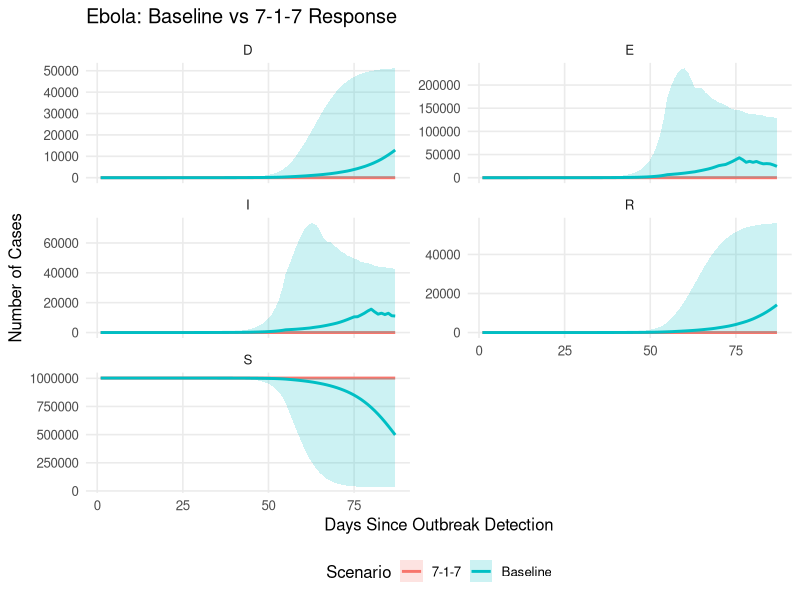

Source code (R): (Note: this script raises an error after producing the figure.)

##EBOLA

library(ggplot2)
library(dplyr)
library(tidyr)
library(purrr)

### MODEL PARAMETERS ###

# Demographic parameters
N <- 1002237  # Total population 
index_case <- 1
initial_exp <- 3  # Initial exposed individuals
intervention_day <- 10
days <- 87      # 
n_sims <- 100     # Number of stochastic simulations

# Ebola-specific parameters 
latent_period <- 10   # Incubation period (days) #WHO Ebola Guideliness 2022
infectious_period <- 12  # Duration of infectiousness (days) #WHO Ebola Guideliness 2022
R0 <- 2.5             # Basic reproduction number (range 1.5-3.0)
hosp_rate <- 0.78     # Hospitalization rate ## 110 hospitalized
CFR_base <- 0.477      # Case fatality rate (29/65)

# Derived transmission parameters
beta_base <- R0 / infectious_period
gamma <- 1 / infectious_period
sigma <- 1 / latent_period

# Economic parameters (WHO Costing Guidelines)
cost_ETU_per_case <- 284.50    # Ebola Treatment Unit cost per case (USD)
cost_trace_per_case <- 42.15   # Contact tracing cost per case (USD)

### EBOLA SIMULATION FUNCTION ###
simulate_ebola <- function(detect, notify, respond, ct_cov, sim_id) {
  
  # Initialize compartments and outputs
  S <- E <- I <- R <- D <- numeric(days)
  Inc <- Hosp <- Deaths <- numeric(days)
  traced_total <- cumulative_deaths <- 0
  
  # Initial conditions
  S[1] <- N - initial_exp - index_case
  E[1] <- initial_exp
  I[1] <- index_case
  R[1] <- 0
  D[1] <- 0
  
  # Main simulation loop
  for (t in 2:days) {
    # Calculate intervention timing
    t_notify <- detect + notify
    t_response <- t_notify + respond
    
    ### DISEASE DYNAMICS ###
    # Force of infection with nonlinear transmission
    lambda <- beta_base * (I[t-1]^1.2) / N
    
    # State transitions with improved probabilities
    new_exp <- rbinom(1, max(0, S[t-1]), 1 - exp(-lambda*1.5))
    new_inf <- rbinom(1, max(0, E[t-1]), 1 - exp(-sigma))
    new_rec <- rbinom(1, max(0, I[t-1]), 1 - exp(-gamma * (1 - CFR_base)))
    new_dea <- rbinom(1, max(0, I[t-1]), 1 - exp(-gamma * CFR_base))
    
    ### CONTACT TRACING ###
    traced_E <- if (t >= t_response) rbinom(1, E[t-1], ct_cov) else 0
    traced_I <- if (t >= t_response) rbinom(1, I[t-1], ct_cov) else 0
    traced_total <- traced_total + traced_E + traced_I
    
    ### COMPARTMENT UPDATES ###
    S[t] <- max(0, S[t-1] - new_exp)
    E[t] <- max(0, E[t-1] + new_exp - new_inf - traced_E)
    I[t] <- max(0, I[t-1] + new_inf - new_rec - new_dea - traced_I)
    R[t] <- R[t-1] + new_rec
    D[t] <- D[t-1] + new_dea
    
    ### OUTPUT METRICS ###
    Inc[t] <- new_inf
    Hosp[t] <- round(new_inf * hosp_rate)
    Deaths[t] <- new_dea
  }
  
  # Return results as tibble
  tibble(time = 1:days, S, E, I, R, D,
         Incidence = Inc, Hospitalized = Hosp, Deaths,
         traced = traced_total,
         sim = sim_id)
}

### RUN SCENARIOS ###

# Baseline scenario (delayed response)
baseline_data <- map_df(1:n_sims, ~ simulate_ebola(
  detect = 46, notify = 1, respond = 9,
  ct_cov = 0.2,  # Minimal contact tracing
  sim_id = .x))

# 7-1-7 intervention scenario (rapid response)
interv_data <- map_df(1:n_sims, ~ simulate_ebola(
  detect = 10, notify = 1, respond = 1,
  ct_cov = 0.8,
  sim_id = .x))

# Label scenarios
baseline_data$Scenario <- "Baseline"
interv_data$Scenario <- "7-1-7"
combined <- bind_rows(baseline_data, interv_data)

### VISUALIZATION ###

# Prepare summary data for plotting
summary_data <- combined %>%
  pivot_longer(S:D, names_to = "Compartment", values_to = "Count") %>%
  group_by(time, Scenario, Compartment) %>%
  summarise(
    median = median(Count),
    lower = quantile(Count, 0.025),
    upper = quantile(Count, 0.975),
    .groups = "drop"
  )

# Create comparison plot
ggplot(summary_data, aes(time, median, color = Scenario, fill = Scenario)) +
  geom_line(linewidth = 1) +
  geom_ribbon(aes(ymin = lower, ymax = upper), alpha = 0.2, color = NA) +
  facet_wrap(~Compartment, scales = "free_y", ncol = 2) +
  labs(title = "Ebola: Baseline vs 7-1-7 Response",
       x = "Days Since Outbreak Detection",
       y = "Number of Cases") +
  theme_minimal(base_size = 12) +
  theme(legend.position = "bottom",
        panel.grid.minor = element_blank())

### RESULTS SUMMARY ###

calc_summary <- function(df) {
  df %>%
    group_by(sim) %>%
    summarise(
      cumulative_cases = sum(Incidence),
      cumulative_deaths = sum(Deaths),
      hosp = sum(Hospitalized),
      traced = first(traced),
      .groups = "drop"
    ) %>%
    summarise(
      cases_median = median(cumulative_cases),
      deaths_median = median(cumulative_deaths),
      hosp_median = median(hosp),
      cost_trace = median(traced * cost_trace_per_case),
      cost_hosp = median(hosp * cost_ETU_per_case)
    ) %>%
    mutate(total_cost = cost_trace + cost_hosp)
}

# Calculate scenario summaries
sum_base <- calc_summary(baseline_data)
sum_int <- calc_summary(interv_data)

# Create formatted results table
results <- tibble(
  Metric = c("Cases (median)", "Deaths (median)", "Hospitalizations", "Total Cost (USD)"),
  Baseline = c(
    format(round(sum_base$cases_median), big.mark = ","),
    format(round(sum_base$deaths_median), big.mark = ","),
    format(round(sum_base$hosp_median), big.mark = ","),
    paste0("$", format(round(sum_base$total_cost), big.mark = ","))
  ),
  `7-1-7` = c(
    format(round(sum_int$cases_median), big.mark = ","),
    format(round(sum_int$deaths_median), big.mark = ","),
    format(round(sum_int$hosp_median), big.mark = ","),
    paste0("$", format(round(sum_int$total_cost), big.mark = ","))
  ),
  Averted = c(
    format(round(sum_base$cases_median - sum_int$cases_median), big.mark = ","),
    format(round(sum_base$deaths_median - sum_int$deaths_median), big.mark = ","),
    format(round(sum_base$hosp_median - sum_int$hosp_median), big.mark = ","),
    paste0("$", format(round(sum_base$total_cost - sum_int$total_cost), big.mark = ","))
  )
)

# Print formatted results
print(results)

### DALYs CALCULATION ###

# Parameters (WHO Global Health Estimates)
life_expectancy <- 63   # National life expectancy
avg_age_death <- 35     # Mean age of Ebola deaths
disability_weight <- 0.133 # Ebola acute phase disability weight
duration_disability <- 180/365 # DHO's office

YLL_per_death_baseline <- 12213 * (life_expectancy - avg_age_death_baseline)

YLL_per_death_717 <- 1 * (life_expectancy - avg_age_death_717)

YLD_per_case_baseline <- 117824  * disability_weight * duration_disability

YLD_per_case_717 <-   4 * disability_weight * duration_disability

dalys_per_death_baseline <- YLL_per_death_baseline + YLD_per_case_baseline

dalys_per_death_717 <- YLL_per_death_717 + YLD_per_case_717

dalys_averted <- dalys_per_death_baseline - dalys_per_death_717


# Cost calculations
baseline_cost_ugx <- 811050500 # DHO's office (GOVT, Implementing partners, Donors)
intervention_cost_ugx <- baseline_cost_ugx + 277435139000 + 23006637000  # Estimated for 717 interventions
exchange_rate <- 3650
deaths_averted <-  10446   #Computed from the model

baseline_cost_usd <- baseline_cost_ugx / exchange_rate
intervention_cost_usd <- intervention_cost_ugx / exchange_rate

cost_difference_usd <- intervention_cost_usd - baseline_cost_usd
cost_per_death_averted <- cost_difference_usd / deaths_averted
ICER <- cost_difference_usd / dalys_averted

# Output
cat("DALYs averted:", round(dalys_averted, 2), "\n")
cat("Cost per death averted (USD):", round(cost_per_death_averted, 2), "\n")
cat("ICER (USD per DALY averted):", round(ICER, 2), "\n")


#######################################################################
#MEASLES TRANSMISSION MODEL - NAMISINDWA DISTRICT (15th May 2025) 

# Load required packages
library(tidyverse)
library(ggplot2)

### MODEL PARAMETERS ###

# Demographic parameters
N <- 44905  # Total population (rounded from 44904.9)
routine_cov <- 0.90  # Routine vaccination coverage for MR1
routine_eff <- 0.93  # Routine vaccine efficacy

# Initial conditions
initial_inf <- 6     # Initial infectious cases
initial_exp <- 400   # Initial exposed individuals

# Simulation settings
days <- 365          # Time horizon (1 year)
n_sims <- 100        # Number of stochastic simulations

# Disease parameters
latent_period <- 10  # Average latent period (days)
infectious_period <- 7  # Average infectious period (days)
R0 <- 15             # Basic reproduction number
hosp_rate <- 0.222   # Hospitalization rate (22.2%)
CFR_base <- 0.037    # Case fatality rate (3.7%)

# Derived parameters
beta_base <- R0 / infectious_period
gamma <- 1 / infectious_period
sigma <- 1 / latent_period

# Economic parameters
cost_vacc_per_person <- 10     # Cost per vaccination (USD)
cost_hosp_per_case <- 90.41    # Cost per hospitalization (USD)
cost_vitA <- 23                # Cost per vitamin A supplementation (USD)
cost_trace_per_case <- 15      # Cost per contact tracing case (USD)

### SIMULATION FUNCTION ###
simulate_measles <- function(detect, notify, respond,
                             reactive_cov, reactive_eff,
                             ct_cov, edu_red, nut_red,
                             sim_id) {
  
  # Initialize compartments and outputs
  S <- E <- I <- R <- numeric(days)
  Inc <- Hosp <- Deaths <- numeric(days)
  vaccinated_total <- traced_total <- cumulative_deaths <- 0
  
  # Initial conditions
  R0_init <- round(N * routine_cov * routine_eff)
  S[1] <- N - R0_init - initial_inf - initial_exp
  E[1] <- initial_exp
  I[1] <- initial_inf
  R[1] <- R0_init
  
  # Campaign parameters
  camp_dur <- 90  # Duration of vaccination campaign (days)
  camp_rate <- (N * reactive_cov) / camp_dur  # Daily vaccination rate
  
  # Main simulation loop
  for (t in 2:days) {
    # Calculate intervention timing
    t_notify <- detect + notify
    t_response <- t_notify + respond
    
    ### REACTIVE VACCINATION ###
    vacc_today <- if (t >= t_response && t < t_response + camp_dur)
      min(S[t-1], camp_rate) else 0
    vacc_effect <- round(vacc_today * reactive_eff)
    vaccinated_total <- vaccinated_total + vacc_effect
    
    ### INTERVENTION EFFECTS ###
    # Reduced transmission from education
    beta_t <- if (t >= t_response) beta_base * (1 - edu_red) else beta_base
    
    # Reduced CFR from nutrition (vitamin A)
    cfr_t <- if (t >= t_response) CFR_base * (1 - nut_red) else CFR_base
    
    ### DISEASE DYNAMICS ###
    # Force of infection
    lambda <- beta_t * I[t-1] / N
    
    # State transitions
    new_exp <- rbinom(1, max(0, S[t-1] - vacc_effect), 1 - exp(-lambda))
    new_inf <- rbinom(1, max(0, E[t-1]), sigma)
    new_rec <- rbinom(1, max(0, I[t-1]), gamma)
    
    ### CONTACT TRACING ###
    traced_E <- if (t >= t_response) rbinom(1, E[t-1], ct_cov) else 0
    traced_I <- if (t >= t_response) rbinom(1, I[t-1], ct_cov) else 0
    traced_total <- traced_total + traced_E + traced_I
    
    ### MORTALITY ###
    new_dea <- rbinom(1, max(0, I[t-1] - traced_I - new_rec), cfr_t)
    cumulative_deaths <- cumulative_deaths + new_dea
    
    ### COMPARTMENT UPDATES ###
    S[t] <- max(0, S[t-1] - new_exp - vacc_effect)
    E[t] <- max(0, E[t-1] + new_exp - new_inf - traced_E)
    I[t] <- max(0, I[t-1] + new_inf - new_rec - new_dea - traced_I)
    R[t] <- R[t-1] + new_rec + vacc_effect + traced_E + traced_I
    
    ### OUTPUT METRICS ###
    Inc[t] <- new_inf
    Hosp[t] <- round(new_inf * hosp_rate)
    Deaths[t] <- new_dea
  }
  
  # Return results as tibble
  tibble(time = 1:days, S, E, I, R,
         Incidence = Inc, Hospitalized = Hosp, Deaths,
         traced = traced_total,
         vaccinated = vaccinated_total,
         sim = sim_id)
}

### RUN SCENARIOS ###

# Baseline scenario (no interventions)
baseline_data <- map_df(1:n_sims, ~ simulate_measles(
  detect = 5, notify = 24, respond = 11,
  reactive_cov = 0, reactive_eff = 0,
  ct_cov = 0, edu_red = 0, nut_red = 0,
  sim_id = .x))

# 7-1-7 intervention scenario
interv_data <- map_df(1:n_sims, ~ simulate_measles(
  detect = 7, notify = 1, respond = 7,
  reactive_cov = 0.96, reactive_eff = 0.93,
  ct_cov = 0.8, edu_red = 0.3, nut_red = 0.5,
  sim_id = .x))

# Label scenarios
baseline_data$Scenario <- "Baseline"
interv_data$Scenario <- "7-1-7"
combined <- bind_rows(baseline_data, interv_data)

### VISUALIZATION ###

# Prepare summary data for plotting
summary_data <- combined %>%
  pivot_longer(S:Deaths, names_to = "Compartment", values_to = "Count") %>%
  group_by(time, Scenario, Compartment) %>%
  summarise(
    median = median(Count),
    lower = quantile(Count, 0.025),
    upper = quantile(Count, 0.975),
    .groups = "drop"
  )

# Create comparison plot
ggplot(summary_data, aes(time, median, color = Scenario, fill = Scenario)) +
  geom_line() +
  geom_ribbon(aes(ymin = lower, ymax = upper), alpha = 0.2, color = NA) +
  facet_wrap(~Compartment, scales = "free_y", ncol = 2) +
  labs(title = "Measles Transmission: Baseline vs 7-1-7 Response",
       x = "Day", y = "Count") +
  theme_minimal() +
  theme(legend.position = "bottom")

### RESULTS SUMMARY ###

calc_summary <- function(df) {
  df %>%
    group_by(sim) %>%
    summarise(
      cumulative_cases = sum(Incidence),
      cumulative_deaths = sum(Deaths),
      hosp = sum(Hospitalized),
      traced = first(traced),
      vaccinated = first(vaccinated),
      .groups = "drop"
    ) %>%
    summarise(
      cases_median = median(cumulative_cases),
      deaths_median = median(cumulative_deaths),
      hosp_median = median(hosp),
      cost_trace = median(traced * cost_trace_per_case),
      cost_vacc = median(vaccinated * cost_vacc_per_person),
      cost_hosp = median(hosp * cost_hosp_per_case),
      cost_vitA = median(cumulative_cases * cost_vitA * 0.5) # 50% coverage
    ) %>%
    mutate(total_cost = cost_trace + cost_vacc + cost_hosp + cost_vitA)
}

# Calculate scenario summaries
sum_base <- calc_summary(baseline_data)
sum_int <- calc_summary(interv_data)

# Create results table
results <- tibble(
  Metric = c("Cases (median)", "Deaths (median)", "Hospitalizations", "Total Cost (USD)"),
  Baseline = c(
    format(sum_base$cases_median, big.mark = ","),
    format(sum_base$deaths_median, big.mark = ","),
    format(sum_base$hosp_median, big.mark = ","),
    paste0("$", format(round(sum_base$total_cost), big.mark = ","))
  ),
  `7-1-7` = c(
    format(sum_int$cases_median, big.mark = ","),
    format(sum_int$deaths_median, big.mark = ","),
    format(sum_int$hosp_median, big.mark = ","),
    paste0("$", format(round(sum_int$total_cost), big.mark = ","))
  ),
  Averted = c(
    format(sum_base$cases_median - sum_int$cases_median, big.mark = ","),
    format(sum_base$deaths_median - sum_int$deaths_median, big.mark = ","),
    format(sum_base$hosp_median - sum_int$hosp_median, big.mark = ","),
    paste0("$", format(round(sum_base$total_cost - sum_int$total_cost), big.mark = ","))
  )
)

# Print formatted results
print(results)

#DALYs aspects

# Parameters
life_expectancy <- 62 #life expectacy among survivors
avg_age_death_baseline <- 3.5 # DHO's office Vs 3.2 (Age at death Measles mortality among under 5s)
avg_age_death_717 <- 62 #Estimated
disability_weight <- 0.1 #DHO's office Vs 0.168 WHO Global Burden of Disease
duration_disability <- 14 / 365 # DHO'office Vs 10/365 WHO Measles Fact Sheet WHO

YLL_per_death_baseline <- 1082 * (life_expectancy - avg_age_death_baseline)

YLL_per_death_717 <- 50 * (life_expectancy - avg_age_death_717)

YLD_per_case_baseline <- 5961.5 * disability_weight * duration_disability

YLD_per_case_717 <-  526 * disability_weight * duration_disability

dalys_per_death_baseline <- YLL_per_death_baseline + YLD_per_case_baseline

dalys_per_death_717 <- YLL_per_death_717 + YLD_per_case_717

dalys_averted <- dalys_per_death_baseline - dalys_per_death_717


# Cost calculations
baseline_cost_ugx <- 340119010 # DHO's office (GOVT, Implementing partners, Donors)
intervention_cost_ugx <- baseline_cost_ugx + 164638500 # Estimated for 717 interventions
exchange_rate <- 3650
deaths_averted <- 1032  #Computed from the model

baseline_cost_usd <- baseline_cost_ugx / exchange_rate
intervention_cost_usd <- intervention_cost_ugx / exchange_rate

cost_difference_usd <- intervention_cost_usd - baseline_cost_usd
cost_per_death_averted <- cost_difference_usd / deaths_averted
ICER <- cost_difference_usd / dalys_averted

# Output
cat("DALYs averted:", round(dalys_averted, 2), "\n")
cat("Cost per death averted (USD):", round(cost_per_death_averted, 2), "\n")
cat("ICER (USD per DALY averted):", round(ICER, 2), "\n")


#### ANTHRAX MODEL WITH ANIMAL COMPONENT - FIXED VERSION # 18th May 2025

library(tidyverse)
library(ggplot2)

### MODEL PARAMETERS ###

# Population
N_human <- 103300
N_animal <- 127157
prop_high_risk <- 0.35

# Initial conditions
initial_animal_inf <- 3
initial_human_exp <- 0

# Simulation settings
days <- 365
n_sims <- 100

# Human disease parameters
human_incubation_mean <- 3.5
human_incubation_sd <- 1.2
human_infectious_mean <- 9.1
human_mortality <- 0.02

# Animal disease parameters
animal_incubation_mean <- 2.8
animal_incubation_sd <- 0.8
animal_infectious_dur <- 10
animal_mortality <- 0.29

# Transmission (ADJUSTED)
base_contact_high <- 0.05
base_contact_low <- 0.01
env_transmission_human <- 1e-6  # Reduced environmental transmission to humans
env_transmission_animal <- 2e-5 # Balanced animal transmission
pathogen_decay <- 0.15         # Faster environmental decay
pathogen_capacity <- 1e6

# Intervention parameters (ADJUSTED)
vaccine_delay <- 1
vaccine_eff <- 0.90            # efficacy
disposal_eff <- 0.90

# Economic parameters (ADJUSTED)
vaccine_cost <- 5000           # More realistic cost per dose
treat_cost_per_case <- 275000
disposal_cost <- 50000

### SIMULATION FUNCTION ###
simulate_anthrax <- function(detect, notify, respond, vacc_cov, disposal_cov, sim_id) {
  t_notify <- detect + notify
  t_response <- t_notify + respond
  
  Sh_high <- Sh_low <- Eh <- Ih <- Rh <- Dh <- numeric(days)
  Sa <- Ea <- Ia <- Ra <- Dead <- numeric(days)
  Pathogen <- numeric(days)
  
  new_human_cases <- human_deaths <- numeric(days)
  new_animal_cases <- animal_deaths <- numeric(days)
  
  vaccinated <- disposed <- 0
  
  # Initialize populations
  Sa[1] <- N_animal - initial_animal_inf
  Ia[1] <- initial_animal_inf
  Sh_high[1] <- round(N_human * prop_high_risk)
  Sh_low[1] <- N_human - Sh_high[1]
  Pathogen[1] <- Ia[1] * 50  # Reduced initial pathogen load
  
  for (t in 2:days) {
    # Interventions
    vacc <- if (t == t_response) rbinom(1, Sa[t-1], vacc_cov * vaccine_eff) else 0
    vaccinated <- vaccinated + vacc
    
    disp <- if (t >= t_response) rbinom(1, Dead[t-1], disposal_cov * disposal_eff) else 0
    disposed <- disposed + disp
    
    # Animal dynamics (WITH VACCINE EFFECT)
    lambda_animal <- env_transmission_animal * Pathogen[t-1]
    sus_animals <- max(0, Sa[t-1] - vacc)
    new_Ea <- rbinom(1, sus_animals, (1 - exp(-lambda_animal)) * (1 - ifelse(t >= t_response, vacc_cov * vaccine_eff, 0)))
    p_incub <- pnorm(1, mean = animal_incubation_mean, sd = animal_incubation_sd)
    new_Ia <- rbinom(1, Ea[t-1], p_incub)
    new_dead <- rbinom(1, Ia[t-1], animal_mortality * (1 - ifelse(t >= t_response, vacc_cov * vaccine_eff, 0)))
    new_Ra <- rbinom(1, Ia[t-1] - new_dead, 1 / animal_infectious_dur)
    
    Sa[t] <- Sa[t-1] - new_Ea - vacc
    Ea[t] <- Ea[t-1] + new_Ea - new_Ia
    Ia[t] <- Ia[t-1] + new_Ia - new_dead - new_Ra
    Dead[t] <- Dead[t-1] + new_dead - disp
    Ra[t] <- Ra[t-1] + new_Ra
    
    new_animal_cases[t] <- new_Ia
    animal_deaths[t] <- new_dead
    
    # Environment (ADJUSTED PATHOGEN LOAD)
    Pathogen[t] <- (Pathogen[t-1] + Ia[t-1] * 50 + Dead[t-1] * 10) * (1 - pathogen_decay)
    Pathogen[t] <- Pathogen[t] * pathogen_capacity / (Pathogen[t] + pathogen_capacity)
    
    # Human dynamics (FIXED TRANSMISSION)
    env_risk <- env_transmission_human * Pathogen[t-1]
    
    # Separate risk groups with vaccine effect
    lambda_high <- base_contact_high * (1 - 0) + env_risk  # 0 = human vaccine coverage if added later
    lambda_low <- base_contact_low * (1 - 0) + env_risk
    
    new_Eh_high <- rbinom(1, Sh_high[t-1], 1 - exp(-lambda_high))
    new_Eh_low <- rbinom(1, Sh_low[t-1], 1 - exp(-lambda_low))
    new_Eh <- new_Eh_high + new_Eh_low
    
    p_h_incub <- pnorm(1, mean = human_incubation_mean, sd = human_incubation_sd)
    new_Ih <- rbinom(1, Eh[t-1], p_h_incub)
    new_Dh <- rbinom(1, Ih[t-1], human_mortality)
    new_Rh <- rbinom(1, Ih[t-1] - new_Dh, 1 / human_infectious_mean)
    
    Sh_high[t] <- Sh_high[t-1] - new_Eh_high
    Sh_low[t] <- Sh_low[t-1] - new_Eh_low
    Eh[t] <- Eh[t-1] + new_Eh - new_Ih
    Ih[t] <- Ih[t-1] + new_Ih - new_Dh - new_Rh
    Dh[t] <- Dh[t-1] + new_Dh
    Rh[t] <- Rh[t-1] + new_Rh
    
    new_human_cases[t] <- new_Ih
    human_deaths[t] <- new_Dh
  }
  
  tibble(
    time = 1:days,
    Sh = Sh_high + Sh_low, Eh, Ih, Rh, Dh,
    Sa, Ea, Ia, Ra, Dead,
    Pathogen,
    human_cases = new_human_cases,
    human_deaths,
    animal_cases = new_animal_cases,
    animal_deaths,
    vaccinated = vaccinated,
    disposed = disposed,
    sim = sim_id
  )
}

### RUN SCENARIOS ###
set.seed(123)
baseline_data <- map_df(1:n_sims, ~ simulate_anthrax(
  detect = 9, notify = 7, respond = 11,  # Baseline = 7-1-7 with NO intervention
  vacc_cov = 0, 
  disposal_cov = 0,
  sim_id = .x
))

interv_data <- map_df(1:n_sims, ~ simulate_anthrax(
  detect = 2, notify = 1, respond = 4,  # Faster 2-1-4 response
  vacc_cov = 0.95, 
  disposal_cov = 0.95,  # Reduced disposal coverage for cost balance
  sim_id = .x
))

baseline_data$Scenario <- "Baseline"
interv_data$Scenario <- "Intervention"
combined <- bind_rows(baseline_data, interv_data)

### RESULTS VISUALIZATION ###
summary_data <- combined %>%
  pivot_longer(cols = Sh:animal_deaths, names_to = "Compartment", values_to = "Count") %>%
  group_by(time, Scenario, Compartment) %>%
  summarise(
    median = median(Count),
    lower = quantile(Count, 0.025),
    upper = quantile(Count, 0.975),
    .groups = "drop"
  )

# Plot human outcomes
ggplot(summary_data %>% filter(Compartment %in% c("human_cases", "human_deaths")),
       aes(x = time, y = median, color = Scenario, fill = Scenario)) +
  geom_line(linewidth = 1.2) +
  geom_ribbon(aes(ymin = lower, ymax = upper), alpha = 0.2, color = NA) +
  facet_wrap(~Compartment, scales = "free_y", 
             labeller = labeller(Compartment = c("human_cases" = "New Human Cases",
                                                 "human_deaths" = "Human Deaths"))) +
  labs(title = "Impact on Human Anthrax Outcomes",
       x = "Day", y = "Count") +
  theme_minimal(base_size = 14) +
  scale_color_brewer(palette = "Set1") +
  theme(legend.position = "bottom")

# Plot animal outcomes
ggplot(summary_data %>% filter(Compartment %in% c("animal_cases", "animal_deaths")),
       aes(x = time, y = median, color = Scenario, fill = Scenario)) +
  geom_line(linewidth = 1.2) +
  geom_ribbon(aes(ymin = lower, ymax = upper), alpha = 0.2, color = NA) +
  facet_wrap(~Compartment, scales = "free_y",
             labeller = labeller(Compartment = c("animal_cases" = "New Animal Cases",
                                                 "animal_deaths" = "Animal Deaths"))) +
  labs(title = "Impact on Animal Health Outcomes",
       x = "Day", y = "Count") +
  theme_minimal(base_size = 14) +
  scale_color_brewer(palette = "Set1")

### ECONOMIC ANALYSIS ###
calc_summary <- function(df) {
  df %>%
    group_by(sim, Scenario) %>%
    summarise(
      human_cases = sum(human_cases),
      human_deaths = sum(human_deaths),
      animal_cases = sum(animal_cases),
      animal_deaths = sum(animal_deaths),
      vaccinated = first(vaccinated),
      disposed = first(disposed),
      .groups = "drop"
    ) %>%
    group_by(Scenario) %>%
    summarise(
      human_cases = median(human_cases),
      human_deaths = median(human_deaths),
      animal_cases = median(animal_cases),
      animal_deaths = median(animal_deaths),
      cost_vacc = median(vaccinated * vaccine_cost),
      cost_disposal = median(disposed * disposal_cost),
      cost_treatment = median(human_cases * treat_cost_per_case),
      .groups = "drop"
    ) %>%
    mutate(total_cost = cost_vacc + cost_disposal + cost_treatment)
}

results <- calc_summary(combined) %>%
  mutate(across(where(is.numeric), ~round(.x, 1))) %>%
  select(Scenario, 
         `Human Cases` = human_cases,
         `Human Deaths` = human_deaths,
         `Animal Cases` = animal_cases,
         `Animal Deaths` = animal_deaths,
         `Total Cost (UGX)` = total_cost)

print(results)

calculate_dalys <- function(cases, deaths, disability_days = 14) {
  yll <- deaths * (65 - 52)  # YLL assumes average death age 52, life expectancy 65
  yld <- cases * 0.33 * (disability_days / 365)  # YLD with 0.33 disability weight
  yll + yld
}

baseline_dalys <- calculate_dalys(baseline_outcomes$total_cases, baseline_outcomes$total_deaths)
intervention_dalys <- calculate_dalys(intervention_outcomes$total_cases, intervention_outcomes$total_deaths)

print(data.table(
  Scenario = c("Baseline", "Intervention"),
  DALYs = c(baseline_dalys, intervention_dalys)
))
